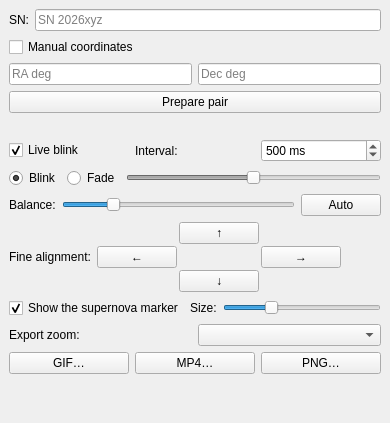
<?xml version="1.0" encoding="UTF-8"?>
<!--
  UFE Blink tab (ADR-044, phase E): live blink against the survey
  reference. Loaded by gui/ufe_blink_tab.py through gui/ui_loader.py.
  The zoom combo's items carry userData and the nudge readout is data:
  both are set in code (ADR-005).
-->
<ui version="4.0">
 <class>UfeBlinkTab</class>
 <widget class="QWidget" name="UfeBlinkTab">
  <layout class="QVBoxLayout" name="vbox_blink"><property name="leftMargin"><number>9</number></property><property name="topMargin"><number>9</number></property><property name="rightMargin"><number>9</number></property><property name="bottomMargin"><number>9</number></property>
   <item>
    <layout class="QHBoxLayout" name="row_name">
     <property name="layoutStretch"><string notr="true">0,1</string></property>
     <item><widget class="QLabel" name="lbl_sn"><property name="text"><string>SN:</string></property></widget></item>
     <item><widget class="QLineEdit" name="edt_name"><property name="placeholderText"><string notr="true">SN 2026xyz</string></property></widget></item>
    </layout>
   </item>
   <item>
    <layout class="QHBoxLayout" name="row_manual">
     <item><widget class="QCheckBox" name="chk_manual"><property name="text"><string>Manual coordinates</string></property></widget></item>
    </layout>
   </item>
   <item>
    <layout class="QHBoxLayout" name="row_coords">
     <item><widget class="QLineEdit" name="edt_ra"><property name="placeholderText"><string>RA deg</string></property></widget></item>
     <item><widget class="QLineEdit" name="edt_dec"><property name="placeholderText"><string>Dec deg</string></property></widget></item>
    </layout>
   </item>
   <item><widget class="QPushButton" name="btn_prepare"><property name="text"><string>Prepare pair</string></property></widget></item>
   <item><widget class="QLabel" name="lbl_status"><property name="visible"><bool>false</bool></property><property name="text"><string/></property><property name="wordWrap"><bool>true</bool></property></widget></item>
   <item>
    <layout class="QHBoxLayout" name="row_live">
     <item><widget class="QCheckBox" name="chk_live"><property name="text"><string>Live blink</string></property><property name="checked"><bool>true</bool></property></widget></item>
     <item><widget class="QLabel" name="lbl_interval"><property name="text"><string>Interval:</string></property></widget></item>
     <item><widget class="QSpinBox" name="spn_interval"><property name="minimum"><number>100</number></property><property name="maximum"><number>5000</number></property><property name="value"><number>500</number></property><property name="suffix"><string notr="true"> ms</string></property></widget></item>
    </layout>
   </item>
   <item>
    <layout class="QHBoxLayout" name="row_mode">
     <item><widget class="QRadioButton" name="rdo_blink"><property name="text"><string>Blink</string></property><property name="checked"><bool>true</bool></property></widget></item>
     <item><widget class="QRadioButton" name="rdo_fade"><property name="text"><string>Fade</string></property></widget></item>
     <item><widget class="QSlider" name="sld_fade"><property name="orientation"><enum>Qt::Horizontal</enum></property><property name="minimum"><number>0</number></property><property name="maximum"><number>100</number></property><property name="value"><number>50</number></property><property name="enabled"><bool>false</bool></property></widget></item>
    </layout>
   </item>
   <item>
    <layout class="QHBoxLayout" name="row_balance">
     <property name="layoutStretch"><string notr="true">0,1,0</string></property>
     <item><widget class="QLabel" name="lbl_balance"><property name="text"><string>Balance:</string></property></widget></item>
     <item><widget class="QSlider" name="sld_balance"><property name="toolTip"><string>Multiplies the reference so its sky background matches the plate's (a blink that does not pump)</string></property><property name="orientation"><enum>Qt::Horizontal</enum></property><property name="minimum"><number>25</number></property><property name="maximum"><number>400</number></property><property name="value"><number>100</number></property></widget></item>
     <item><widget class="QPushButton" name="btn_balance_auto"><property name="text"><string>Auto</string></property></widget></item>
    </layout>
   </item>
   <item>
    <layout class="QHBoxLayout" name="row_nudge">
     <item><widget class="QLabel" name="lbl_fine"><property name="text"><string>Fine alignment:</string></property></widget></item>
     <item>
      <layout class="QGridLayout" name="grid_nudge">
       <property name="spacing"><number>2</number></property>
       <item row="0" column="1"><widget class="QPushButton" name="btn_up"><property name="text"><string>↑</string></property></widget></item>
       <item row="1" column="0"><widget class="QPushButton" name="btn_left"><property name="text"><string>←</string></property></widget></item>
       <item row="1" column="1"><widget class="QLabel" name="lbl_nudge"><property name="text"><string/></property><property name="alignment"><set>Qt::AlignCenter</set></property></widget></item>
       <item row="1" column="2"><widget class="QPushButton" name="btn_right"><property name="text"><string>→</string></property></widget></item>
       <item row="2" column="1"><widget class="QPushButton" name="btn_down"><property name="text"><string>↓</string></property></widget></item>
      </layout>
     </item>
     <item><spacer name="hsp_nudge"><property name="orientation"><enum>Qt::Horizontal</enum></property><property name="sizeHint" stdset="0"><size><width>40</width><height>20</height></size></property></spacer></item>
    </layout>
   </item>
   <item>
    <layout class="QHBoxLayout" name="row_marker">
     <property name="layoutStretch"><string notr="true">0,0,1</string></property>
     <item><widget class="QCheckBox" name="chk_marker"><property name="text"><string>Show the supernova marker</string></property><property name="toolTip"><string>Show the supernova marker on the plate, and in the exported GIF/MP4/PNG. Uncheck to hide it.</string></property><property name="checked"><bool>true</bool></property></widget></item>
     <item><widget class="QLabel" name="lbl_size"><property name="text"><string>Size:</string></property></widget></item>
     <item><widget class="QSlider" name="sld_marker"><property name="orientation"><enum>Qt::Horizontal</enum></property><property name="minimum"><number>2</number></property><property name="maximum"><number>30</number></property><property name="value"><number>10</number></property></widget></item>
    </layout>
   </item>
   <item>
    <layout class="QHBoxLayout" name="row_zoom">
     <item><widget class="QLabel" name="lbl_zoom"><property name="text"><string>Export zoom:</string></property></widget></item>
     <item><widget class="QComboBox" name="cmb_zoom"/></item>
    </layout>
   </item>
   <item>
    <layout class="QHBoxLayout" name="row_export">
     <item><widget class="QPushButton" name="btn_gif"><property name="text"><string>GIF…</string></property></widget></item>
     <item><widget class="QPushButton" name="btn_video"><property name="text"><string>MP4…</string></property></widget></item>
     <item><widget class="QPushButton" name="btn_png"><property name="text"><string>PNG…</string></property></widget></item>
    </layout>
   </item>
   <item><spacer name="vsp_blink"><property name="orientation"><enum>Qt::Vertical</enum></property><property name="sizeHint" stdset="0"><size><width>20</width><height>40</height></size></property></spacer></item>
  </layout>
 </widget>
 <resources/>
 <connections/>
</ui>
